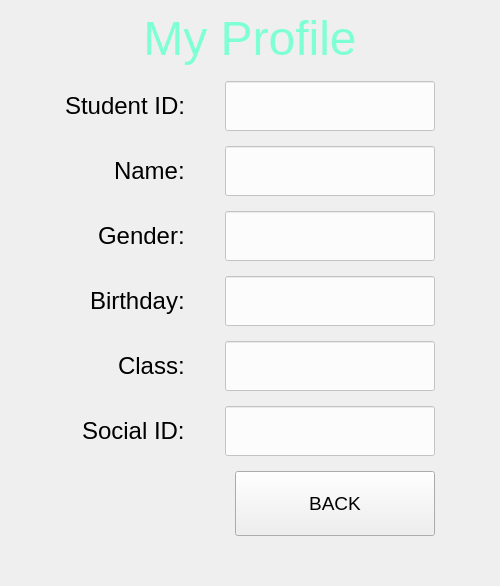
          <widget class="QWidget" name="StuProfile">
           <layout class="QGridLayout" name="gridLayout_6">
            <property name="leftMargin">
             <number>65</number>
            </property>
            <property name="rightMargin">
             <number>65</number>
            </property>
            <property name="bottomMargin">
             <number>50</number>
            </property>
            <property name="horizontalSpacing">
             <number>20</number>
            </property>
            <property name="verticalSpacing">
             <number>15</number>
            </property>
            <item row="3" column="1">
             <widget class="QLineEdit" name="txt_StuGender">
              <property name="minimumSize">
               <size>
                <width>0</width>
                <height>50</height>
               </size>
              </property>
              <property name="maximumSize">
               <size>
                <width>612</width>
                <height>50</height>
               </size>
              </property>
              <property name="font">
               <font>
                <pointsize>18</pointsize>
               </font>
              </property>
              <property name="styleSheet">
               <string notr="true">color: #000000;
background-color: rgba(255,255,255,200)</string>
              </property>
              <property name="readOnly">
               <bool>true</bool>
              </property>
             </widget>
            </item>
            <item row="6" column="0" alignment="Qt::AlignRight">
             <widget class="QLabel" name="lb_StuSocialID">
              <property name="font">
               <font>
                <pointsize>18</pointsize>
               </font>
              </property>
              <property name="styleSheet">
               <string notr="true">#label{
        color: #FBFFF4;
}
</string>
              </property>
              <property name="text">
               <string>Social ID:   </string>
              </property>
             </widget>
            </item>
            <item row="4" column="0" alignment="Qt::AlignRight">
             <widget class="QLabel" name="lb_StuBirthday">
              <property name="font">
               <font>
                <pointsize>18</pointsize>
               </font>
              </property>
              <property name="styleSheet">
               <string notr="true">#label{
        color: #FBFFF4;
}
</string>
              </property>
              <property name="text">
               <string>Birthday:   </string>
              </property>
             </widget>
            </item>
            <item row="5" column="0" alignment="Qt::AlignRight">
             <widget class="QLabel" name="lb_StuMainClass">
              <property name="font">
               <font>
                <pointsize>18</pointsize>
               </font>
              </property>
              <property name="styleSheet">
               <string notr="true">#label{
        color: #FBFFF4;
}
</string>
              </property>
              <property name="text">
               <string>Class:   </string>
              </property>
             </widget>
            </item>
            <item row="3" column="0" alignment="Qt::AlignRight">
             <widget class="QLabel" name="lb_StuGender">
              <property name="font">
               <font>
                <pointsize>18</pointsize>
               </font>
              </property>
              <property name="styleSheet">
               <string notr="true">#label{
        color: #FBFFF4;
}
</string>
              </property>
              <property name="text">
               <string>Gender:   </string>
              </property>
             </widget>
            </item>
            <item row="2" column="1">
             <widget class="QLineEdit" name="txt_StuName">
              <property name="minimumSize">
               <size>
                <width>0</width>
                <height>50</height>
               </size>
              </property>
              <property name="maximumSize">
               <size>
                <width>612</width>
                <height>50</height>
               </size>
              </property>
              <property name="font">
               <font>
                <pointsize>18</pointsize>
               </font>
              </property>
              <property name="styleSheet">
               <string notr="true">color: #000000;
background-color: rgba(255,255,255,200)</string>
              </property>
              <property name="readOnly">
               <bool>true</bool>
              </property>
             </widget>
            </item>
            <item row="7" column="1" alignment="Qt::AlignRight">
             <widget class="QPushButton" name="button_back_2">
              <property name="minimumSize">
               <size>
                <width>200</width>
                <height>65</height>
               </size>
              </property>
              <property name="maximumSize">
               <size>
                <width>200</width>
                <height>65</height>
               </size>
              </property>
              <property name="font">
               <font>
                <pointsize>14</pointsize>
               </font>
              </property>
              <property name="text">
               <string>BACK</string>
              </property>
             </widget>
            </item>
            <item row="1" column="1">
             <widget class="QLineEdit" name="txt_StuID">
              <property name="minimumSize">
               <size>
                <width>0</width>
                <height>50</height>
               </size>
              </property>
              <property name="maximumSize">
               <size>
                <width>612</width>
                <height>50</height>
               </size>
              </property>
              <property name="font">
               <font>
                <pointsize>18</pointsize>
               </font>
              </property>
              <property name="styleSheet">
               <string notr="true">color: #000000;
background-color: rgba(255,255,255,200)</string>
              </property>
              <property name="frame">
               <bool>true</bool>
              </property>
              <property name="readOnly">
               <bool>true</bool>
              </property>
             </widget>
            </item>
            <item row="4" column="1">
             <widget class="QLineEdit" name="txt_StuBirthday">
              <property name="minimumSize">
               <size>
                <width>0</width>
                <height>50</height>
               </size>
              </property>
              <property name="maximumSize">
               <size>
                <width>612</width>
                <height>50</height>
               </size>
              </property>
              <property name="font">
               <font>
                <pointsize>18</pointsize>
               </font>
              </property>
              <property name="styleSheet">
               <string notr="true">color: #000000;
background-color: rgba(255,255,255,200)</string>
              </property>
              <property name="readOnly">
               <bool>true</bool>
              </property>
             </widget>
            </item>
            <item row="2" column="0" alignment="Qt::AlignRight">
             <widget class="QLabel" name="lb_StuName">
              <property name="font">
               <font>
                <pointsize>18</pointsize>
               </font>
              </property>
              <property name="styleSheet">
               <string notr="true">#label{
        color: #FBFFF4;
}
</string>
              </property>
              <property name="text">
               <string>Name:   </string>
              </property>
             </widget>
            </item>
            <item row="1" column="0" alignment="Qt::AlignRight">
             <widget class="QLabel" name="lb_StuID">
              <property name="font">
               <font>
                <pointsize>18</pointsize>
               </font>
              </property>
              <property name="styleSheet">
               <string notr="true">#label{
        color: #FBFFF4;
}
</string>
              </property>
              <property name="text">
               <string>Student ID:   </string>
              </property>
             </widget>
            </item>
            <item row="6" column="1">
             <widget class="QLineEdit" name="txt_StuSocialID">
              <property name="minimumSize">
               <size>
                <width>0</width>
                <height>50</height>
               </size>
              </property>
              <property name="maximumSize">
               <size>
                <width>612</width>
                <height>50</height>
               </size>
              </property>
              <property name="font">
               <font>
                <pointsize>18</pointsize>
               </font>
              </property>
              <property name="styleSheet">
               <string notr="true">color: #000000;
background-color: rgba(255,255,255,200)</string>
              </property>
              <property name="readOnly">
               <bool>true</bool>
              </property>
             </widget>
            </item>
            <item row="5" column="1">
             <widget class="QLineEdit" name="txt_StuClass">
              <property name="minimumSize">
               <size>
                <width>0</width>
                <height>50</height>
               </size>
              </property>
              <property name="maximumSize">
               <size>
                <width>612</width>
                <height>50</height>
               </size>
              </property>
              <property name="font">
               <font>
                <pointsize>18</pointsize>
               </font>
              </property>
              <property name="styleSheet">
               <string notr="true">color: #000000;
background-color: rgba(255,255,255,200)</string>
              </property>
              <property name="readOnly">
               <bool>true</bool>
              </property>
             </widget>
            </item>
            <item row="0" column="0" colspan="2">
             <widget class="QLabel" name="lb_MyProfile">
              <property name="font">
               <font>
                <pointsize>36</pointsize>
               </font>
              </property>
              <property name="styleSheet">
               <string notr="true">color: #7FFFD4</string>
              </property>
              <property name="text">
               <string>My Profile</string>
              </property>
              <property name="alignment">
               <set>Qt::AlignCenter</set>
              </property>
             </widget>
            </item>
           </layout>
          </widget>
